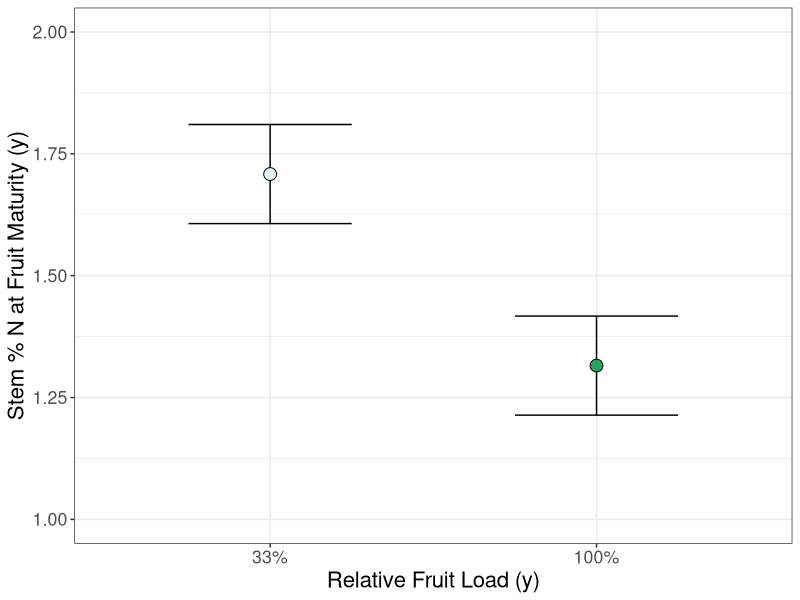
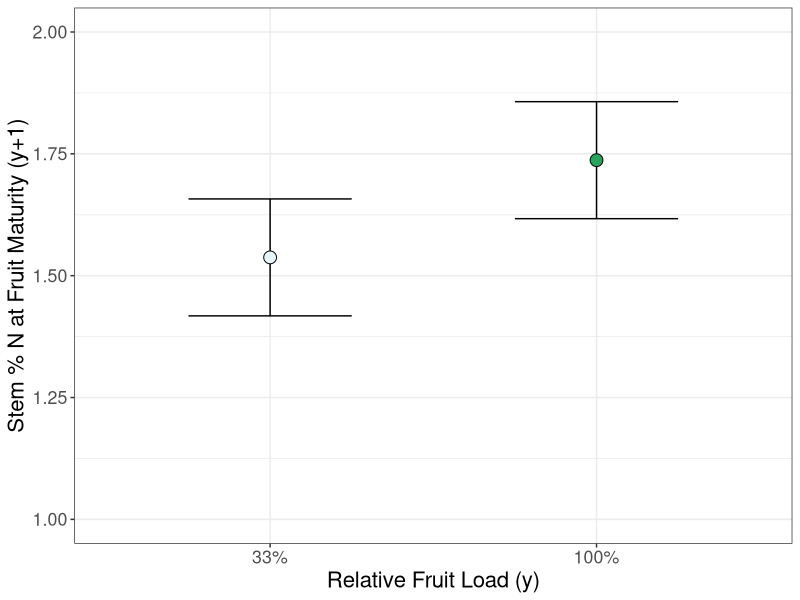

The R script that drew these images, in order:
## ---- chunk 1
library(dplyr)
library(tidyverse)
library(lme4)
library(boot)
library(emmeans)
library(car)
## ---- chunk 2


h19res <- read.csv("Resource Analysis_Har_2019.csv", header = T)

head(h19res) 

## ---- chunk 3

har19res<- h19res %>%
  mutate(per_thin = as.factor(per_thin)) %>% 
  mutate(sample_id = as.factor(sample_id))


## ---- chunk 4
har19stem <- har19res[har19res$tissue =="stem",]
head(har19stem)

## ---- chunk 5
h19stem_N <- glm(per_n ~ per_thin * shd_trt * fert_trt, data = har19stem)
summary(h19stem_N)
Anova(h19stem_N)

as.data.frame(Anova(h19stem_N))
har19_stemN_thin <- emmeans(h19stem_N, pairwise ~ per_thin, adjust="none")

# post hocs
emmeans(h19stem_N, pairwise ~ per_thin*shd_trt,adjust="none")
emmeans(h19stem_N, pairwise ~shd_trt,adjust="none")
emmeans(h19stem_N, pairwise ~fert_trt,adjust="none")

h19stem_thin_ci = as.data.frame(har19_stemN_thin$emmeans)
## ---- chunk 6
ggplot(h19stem_thin_ci, aes(per_thin, emmean, fill=per_thin))+
  geom_errorbar(data = h19stem_thin_ci, mapping = aes(ymin=lower.CL, ymax=upper.CL), width = 0.5, color="black")+
    geom_point(size=4, pch=21)+
  scale_x_discrete(name="Relative Fruit Load (y)", limits =c("66", "0"), labels = c("33%","100%"))+
  scale_y_continuous(name = "Stem % N at Fruit Maturity (y)", limits = c(1,2))+
  theme_bw()+
  scale_fill_manual(values = c( "#2ca25f", "#e5f5f9"))+
  theme(text = element_text(size = 16))+
  theme(legend.position = "none")

## ---- chunk 7

fl20res <- read.csv("Resource Analysis_Floral_2020.csv", header=T)

head(fl20res)
## ---- chunk 8
fl20res<- fl20res %>%  
  mutate(per_thin = as.factor(per_thin)) %>% 
  mutate(sample_id = as.factor(sample_id))
head(fl20res)
## ---- chunk 9
f20stem <- fl20res[fl20res$tissue=="stem",]
head(f20stem)
## ---- chunk 10
f20stem_N <- lm(per_n ~ per_thin * shd_trt * fert_trt, data = f20stem)
summary(f20stem_N)
Anova(f20stem_N)
as.data.frame(Anova(f20stem_N))

fl20_stN_thin <- emmeans(f20stem_N, pairwise ~ per_thin, adjust="none")
f20stemN_thin_ci = as.data.frame(fl20_stN_thin$emmeans)
## ---- chunk 11

i20res <- read.csv("Resource Analysis_Init_2020.csv", header = T)

#inspect the first six rows, make sure it looks good. 
head(i20res) 

## ---- chunk 12

init20res<- i20res %>%
  mutate(per_thin = as.factor(per_thin)) %>% 
  mutate(sample_id = as.factor(sample_id))


## ---- chunk 13
init20stem <- init20res[init20res$tissue =="stem",]
 head(init20stem)

## ---- chunk 14
i20stem_N <- lm(per_n ~ per_thin * shd_trt * fert_trt, data = init20stem)
summary(i20stem_N)
Anova(i20stem_N)

as.data.frame(Anova(i20stem_N))
init20_stemN_thin <- emmeans(i20stem_N, pairwise ~ per_thin)

emmeans(i20stem_N, pairwise ~ per_thin*shd_trt, adjust="none")

i20stem_thin_ci = as.data.frame(init20_stemN_thin$emmeans)
## ---- chunk 15

h20res <- read.csv("Resource Analysis_Har_2020.csv", header = T)

#inspect the first six rows, make sure it looks good. 
head(h20res) 

## ---- chunk 16
har20res<- h20res %>%
  mutate(per_thin = as.factor(per_thin)) 
## ---- chunk 17
har20stem <- har20res[har20res$tissue =="stem",]
 head(har20stem)
## ---- chunk 18
har20stem_N<- glm(per_n ~ per_thin * shd_trt * fert_trt, data = har20stem)

summary(har20stem_N)
Anova(har20stem_N)


as.data.frame(Anova(har20stem_N))
har20_stemN_thin <- emmeans(har20stem_N, pairwise ~ per_thin, adjust="none")
har20stem_thin_ci = as.data.frame(har20_stemN_thin$emmeans)

 emmeans(har20stem_N, pairwise ~ fert_trt)
 emmeans(har20stem_N, pairwise ~ shd_trt)

## ---- chunk 19

ggplot(har20stem_thin_ci, aes(per_thin, emmean, fill=per_thin))+
  geom_errorbar(data = har20stem_thin_ci, mapping = aes(ymin=lower.CL, ymax=upper.CL), width = 0.5, color="black")+
    geom_point(size=4, pch=21)+
  scale_x_discrete(name="Relative Fruit Load (y)", limits =c("66", "0"), labels = c("33%","100%"))+
  scale_y_continuous(name = "Stem % N at Fruit Maturity (y+1)", limits = c(1,2))+
  theme_bw()+
  scale_fill_manual(values = c( "#2ca25f", "#e5f5f9"))+
  theme(text = element_text(size = 16))+
  theme(legend.position = "none")
